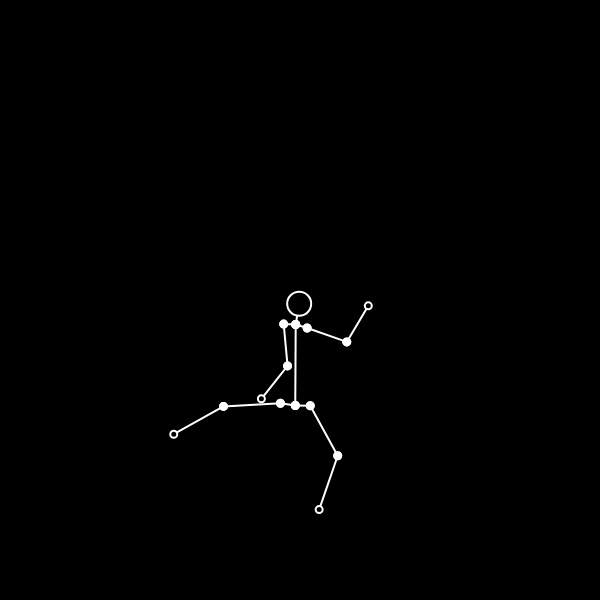
Frame 1 (no input)
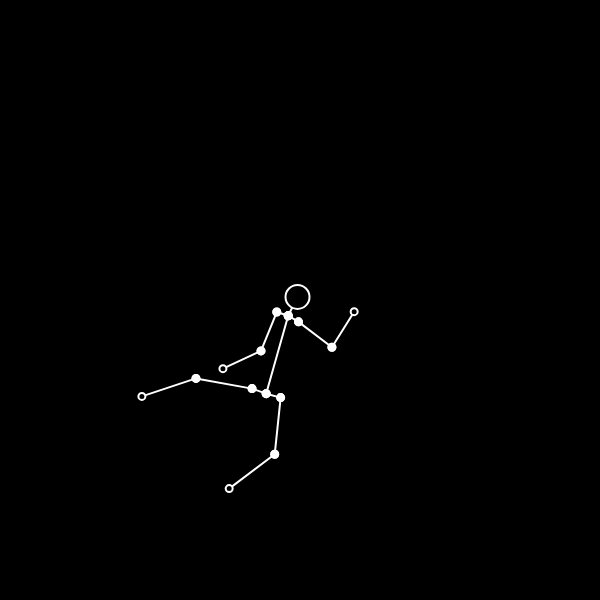
Frame 60 (no input)
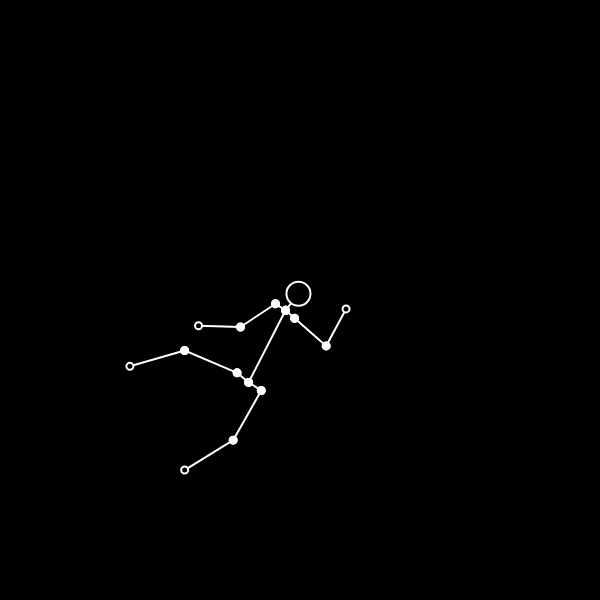
Frame 120 (the mouse pressed at the canvas centre since frame 60)

The p5.js sketch that drew these frames (run headless with seeded random() and noise() and a simulated clock; from frame 60 on, the mouse is pressed at the canvas centre):

// p5.js sketch
// ── sketch.js
let stickman;

let unidade = 30;
let peso = 2;
let margem = unidade * 7;

let c = 255;
let bg = 0;

function setup() {
  createCanvas(600, 600);
  angleMode(DEGREES);
  strokeWeight(peso);
  stroke(c);
  background(bg);

  stickman = new Stickman();
}

function draw() {
  background(bg);
  stickman.update();
  stickman.display();
}

class Stickman {
  constructor() {
    this.segmentos = {
      pescoco: new Segmento(null, unidade * 0.7, [-180, 360]),
      tronco: new Segmento(null, unidade * 2.7, [-60, 60]),
      ombroEsq: new Segmento(null, unidade * 0.4, [60, 120]),
      bracoEsq: new Segmento(null, unidade * 1.4, [-120, 60]),
      antebracoEsq: new Segmento(null, unidade * 1.4, [-130, 130], true),
      ombroDir: new Segmento(null, unidade * 0.4, [-60, -120]),
      bracoDir: new Segmento(null, unidade * 1.4, [-60, 120]),
      antebracoDir: new Segmento(null, unidade * 1.4, [-130, 130], true),
      ancaEsq: new Segmento(null, unidade * 0.5, [60, 120]),
      coxaEsq: new Segmento(null, unidade * 1.9, [30, -130]),
      pernaEsq: new Segmento(null, unidade * 1.9, [-130, 130], true),
      ancaDir: new Segmento(null, unidade * 0.5, [-60, -120]),
      coxaDir: new Segmento(null, unidade * 1.9, [130, -30]),
      pernaDir: new Segmento(null, unidade * 1.9, [-130, 130], true),
    };

    const s = this.segmentos;

    s.tronco.relativo = s.pescoco;
    s.ombroEsq.relativo = s.pescoco;
    s.bracoEsq.relativo = s.ombroEsq;
    s.antebracoEsq.relativo = s.bracoEsq;
    s.ombroDir.relativo = s.pescoco;
    s.bracoDir.relativo = s.ombroDir;
    s.antebracoDir.relativo = s.bracoDir;
    s.ancaEsq.relativo = s.tronco;
    s.coxaEsq.relativo = s.ancaEsq;
    s.pernaEsq.relativo = s.coxaEsq;
    s.ancaDir.relativo = s.tronco;
    s.coxaDir.relativo = s.ancaDir;
    s.pernaDir.relativo = s.coxaDir;
  }

  update() {
    this.t = frameCount * 0.01;
  }

  display() {
    for (const segmento of Object.values(this.segmentos)) {
      segmento.update();
      segmento.display();
    }
  }
}

class Segmento {
  constructor(relativo, tamanho, amplitude = [0, 0], limite = false) {
    this.relativo = relativo;
    this.tamanho = tamanho;
    this.amplitude = amplitude;
    this.seed = random(1000);
    this.limite = limite;
  }

  update() {
    const amplitude = Math.max(...this.amplitude) - Math.min(...this.amplitude);
    const frequencia = 1 / max(amplitude, 1);
    const n = frameCount * frequencia * 0.4 + this.seed;

    if (this.relativo) {
      this.start = { ...this.relativo.end };
      this.angle =
        map(noise(n), 0, 1, this.amplitude[0], this.amplitude[1]) +
        this.relativo.angle;
    } else {
      this.start = {
        x: map(noise(n + 9999), 0, 1, margem, width - margem),
        y: map(noise(n + 999999), 0, 1, margem, height - margem),
      };
      this.angle = map(noise(n), 0, 1, this.amplitude[0], this.amplitude[1]);
    }

    this.rotation = {
      x: cos(this.angle) * this.tamanho,
      y: sin(this.angle) * this.tamanho,
    };

    this.end = {
      x: this.start.x + this.rotation.x,
      y: this.start.y + this.rotation.y,
    };
  }

  display() {
    line(this.start.x, this.start.y, this.end.x, this.end.y);

    fill(this.limite ? bg : c);
    circle(this.end.x, this.end.y, peso * 3.5);

    if (this.relativo) {
      fill(c);
      circle(this.start.x, this.start.y, peso * 3.5);
    } else {
      fill(bg);
      ellipse(this.start.x, this.start.y, unidade * 0.8);
    }
  }
}
